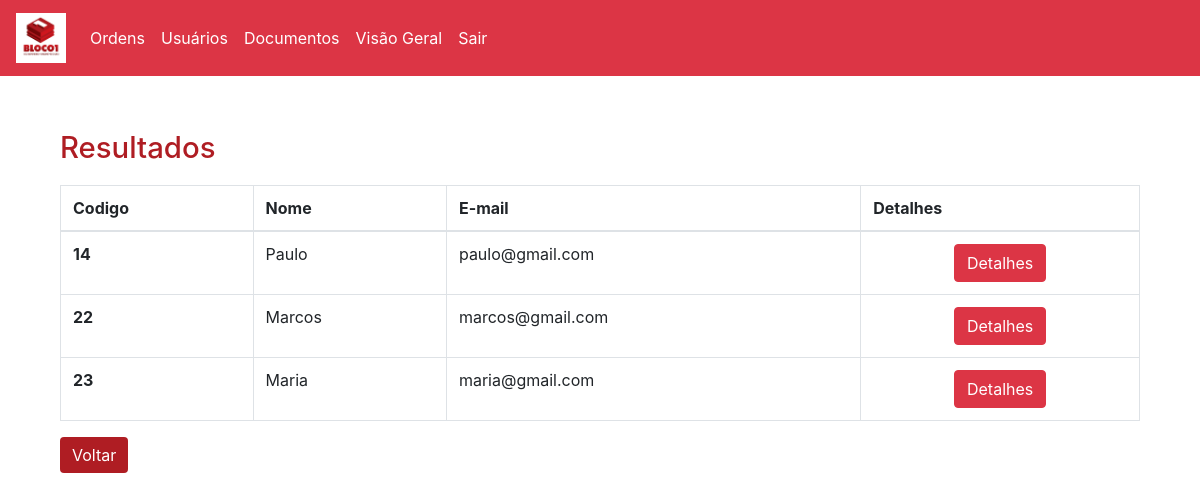
/adm/busca_dados.php (signed in), run on the app's committed database.
### tables this page shows
CREATE TABLE `usuarios` (
  `cod` int(11) NOT NULL,
  `nome` varchar(35) NOT NULL,
  `cpf` varchar(15) NOT NULL,
  `agencia` int(11) NOT NULL,
  `numero_conta` int(15) NOT NULL,
  `banco` varchar(20) NOT NULL,
  `email` varchar(35) NOT NULL,
  `senha` varchar(20) NOT NULL,
  `tipo` varchar(50) NOT NULL,
  `nome_foto` varchar(100) NOT NULL,
  `tamanho` varchar(30) NOT NULL,
  `nivel` int(11) NOT NULL,
  `ativo` int(11) NOT NULL,
  `data` varchar(10) NOT NULL,
  `hora` varchar(10) NOT NULL
);

### adm/busca_dados.php (the view, shortened to what this page needs)
<?php
include "../adm/menu.php";
include "../Back/conexao.php";
?>
<head>
<link rel="stylesheet" type="text/css" href="../style/style.css">
</head>
<div class='container'>
    <div classs="row">
        <div class="col-md-12">
            <h2 class='espaco-padrao'>Resultados </h2>
            <div class="row">
    <div class="col-md-12">
    <table class="table table-bordered">
  <thead>
    <tr>
      <th scope="col">Codigo</th>
      <th scope="col">Nome</th>
      <th scope="col">E-mail</th>
      <th scope="col">Detalhes</th>
    </tr>
  </thead>
  <tbody>
    <tr>
    <?php
$busca = $_POST['busca'];
$consulta = ("select * from usuarios where email LIKE '%$busca%'");
$resultado = mysqli_query($link,$consulta);
if($resultado == true){
    foreach($resultado as $rows){
        $codigo = $rows['cod'];
        $nome = $rows['nome'];
        $email = $rows['email'];
?>
<div class="col-md-12">
            <div class="row">
      <th scope="row"><?php echo $codigo?></th>
            </div>
        </div>
        <div class="col-md-12">
            <div class="row">
      <td><?php echo  $nome ?></td>
            </div>
        </div>
        <div class="col-md-12">
            <div class="row">
      <td><?php echo $email ?></td>
            </div>
        </div>
            <div class="col-md-12">
            <div class="row">
      <td align='center'><a href="resultado.php?cod= <?=$codigo;?>"><button type="button" class="btn btn-danger">Detalhes</button></a></td>
            </div>
        </div>
    </tr>
         <?php
    }
        }
        ?>
        </tbody>
</table>
<input type="button" class="btn btn-primary" value="Voltar" onClick="history.go(-1)">
    </div>
</div>
    </div>

### adm/menu.php (shortened to what this page needs)
<head>
<link rel="stylesheet" href="https://maxcdn.bootstrapcdn.com/bootstrap/4.0.0/css/bootstrap.min.css">
<link rel="stylesheet" type="text/css" href="../style/style.css">
</head>
<nav class="navbar navbar-expand-lg navbar-light bg-danger">
  <a class="navbar-brand" href="../adm/adm.php"><img src="../Imagens/logo.jpg" width="50px"></a>
  <div class="collapse navbar-collapse" id="navbarNavAltMarkup">
    <div class="navbar-nav">
      <a class="nav-item nav-link" href="../adm/adm.php">Ordens</a>
      <a class="nav-item nav-link" href="../adm/usuarios.php">Usuários</a>
      <a class="nav-item nav-link" href="../adm/documentos_adm.php">Documentos</a>
      <a class="nav-item nav-link" href="../adm/visao.php">Visão Geral</a>
      <a class="nav-item nav-link" href="../Back/sair.php">Sair</a>
    </div>
  </div>
</nav>

### style/style.css (style rules this page uses)
.navbar-brand { color:#fff!important; }
.espaco-padrao { margin-top:5%!important; }
.btn-primary { background-color:#AF1D23!important; border: 1px #AF1D23!important; }
h2 { color:#AF1D23!important; font-size:22pt; }
.table { overflow: scroll!important; }

### adm/menu.php (style rules this page uses)
.navbar-light .navbar-nav .nav-link { color:#fff!important; }

### data on the page
usuarios: cod "14", nome "Paulo", email "paulo@gmail.com"
usuarios: cod "22", nome "Marcos", email "marcos@gmail.com"
usuarios: cod "23", nome "Maria", email "maria@gmail.com"
